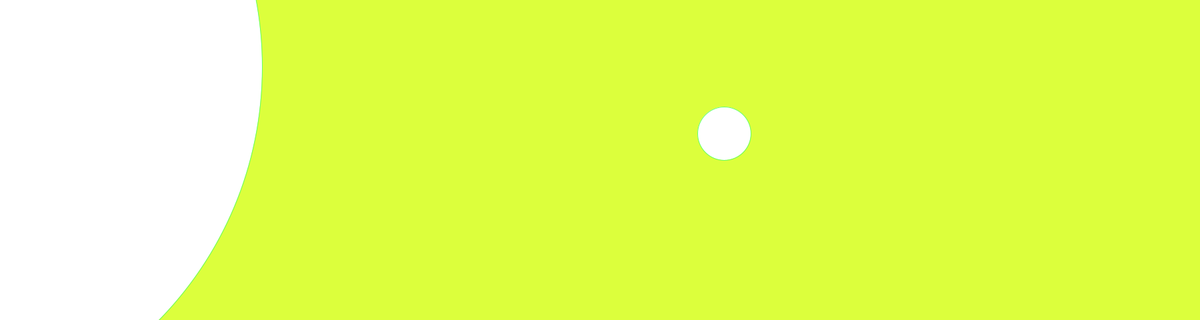
Frame 1 (no input)
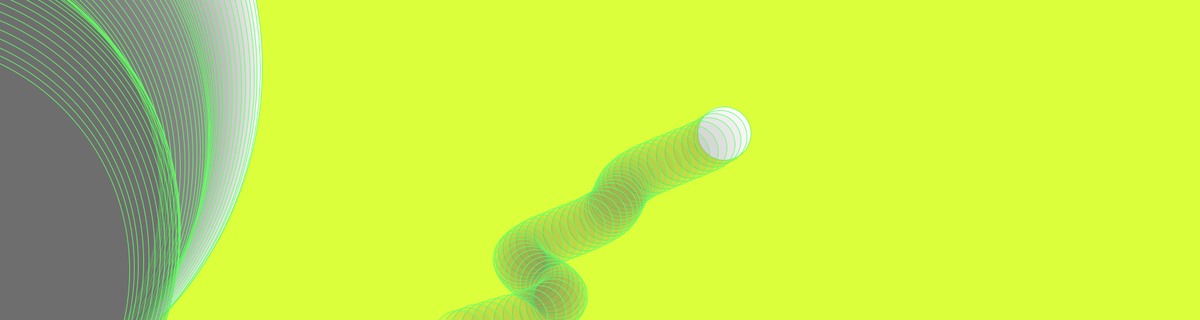
Frame 60 (the mouse pressed at the canvas centre just before this capture)
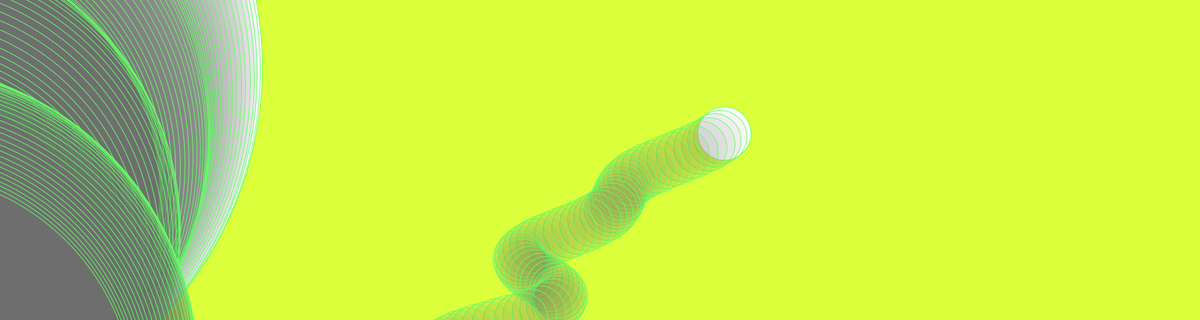
Frame 120 (the mouse held since frame 60 and released just before this capture)

The Processing sketch that drew these frames (run headless with seeded random() and noise(); from frame 60 on, the mouse is pressed at the canvas centre):

// Processing sketch: processing_77045
// ── processing_77045.pde

float angle = 0.0;
float offset = 100;
float scalar = 550;
float speed = 0.01;
float xoff = 0.01;

void setup() {
  background(220, 255, 60);
  size (1800,480
  );
}
void draw(){
  xoff = xoff + .01;
  float n = noise(xoff) * width;
  //line(n, 0, n, height);
  stroke(100,255,100);


   float y1 = offset +sin(angle) *scalar;
  float y2 = offset +sin(angle + 0.4) *scalar;
  float y3 = offset +sin(angle + 0.8) *scalar;
  float y4 = offset +sin(angle + 1) *scalar;

  
  ellipse(-150,y1,n,n);
  //ellipse(550+n,y2,120,120);
  ellipse(n,100+y1,80,80);
   fill(100,15);
   
  //quad(20,y1+n,120,y2+n,2,y3,790+n,y4);

 angle += speed;
}
